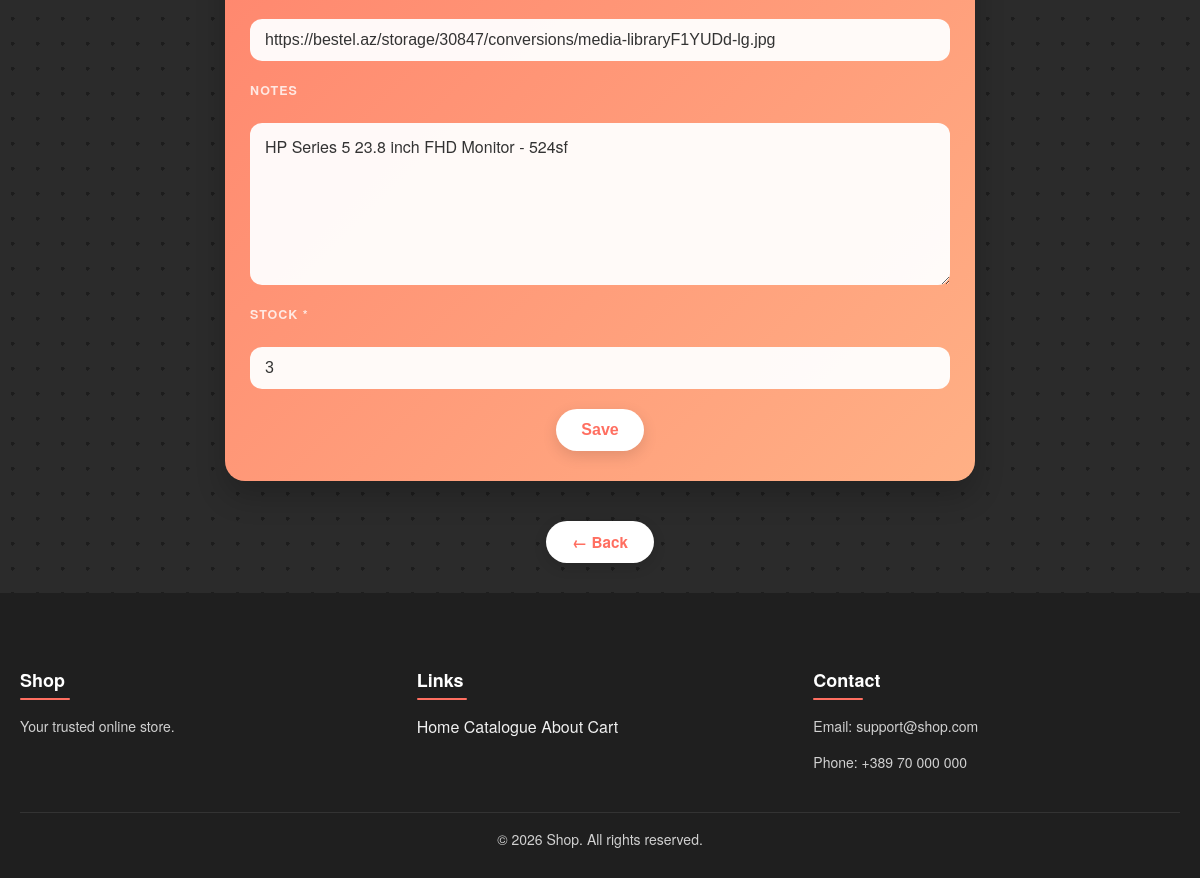
The app's page /products/18/edit (signed in, lower part), older data.
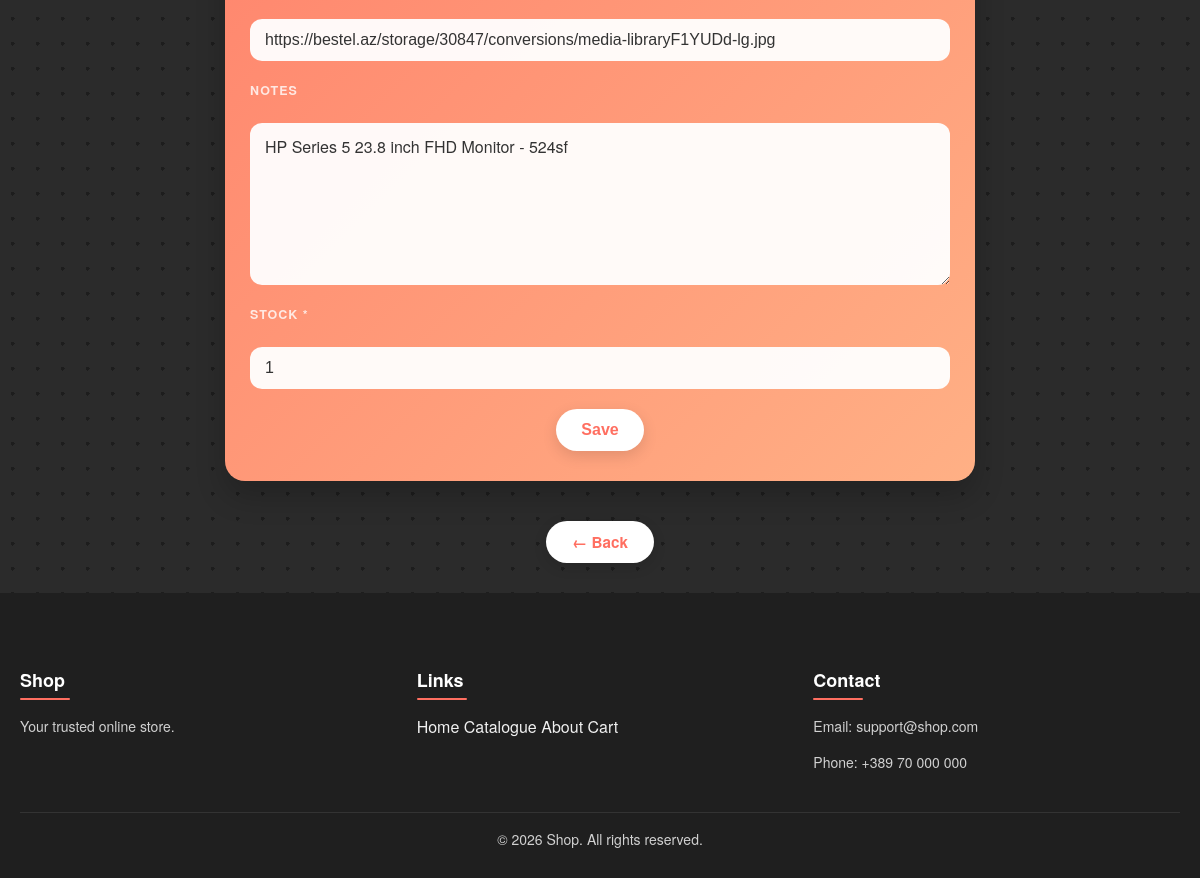
The same page, newer data.
### models.py (models this page shows)
class Product(Base):
    __tablename__ = "products"
    id = Column(Integer, primary_key=True)
    name = Column(String(120), nullable=False)
    category = Column(String(40), nullable=False)
    image_url = Column(String(500), nullable=False)
    price = Column(Integer, nullable=False)
    notes = Column(Text, nullable=True)
    ai_description = Column(Text, nullable=True)
    created_at = Column(DateTime, default=datetime.utcnow, nullable=False)
    stock = Column(Integer, default=0, nullable=False)

### app.py (the view, shortened to what this page needs)
@app.route('/products/<int:product_id>/edit', methods=['GET', 'POST'])
@admin_required
def product_edit(product_id: int):
    product = db_session.get(Product, product_id)
    if not product:
        return "No Product Found", 404
    return render_template('product_form.html', product=product, categories=categories)

### templates/product_form.html (shortened to what this page needs)
{% extends "layout.html" %}
{% block extra_css %}
<link rel="stylesheet" href="{{ url_for('static', filename='css/product_form.css') }}">
{% endblock %}
{% block content %}
<form class="form" method="post">
    <input type="url" id="image_url" name="image_url" placeholder="https://example.com/image.jpg" value="{{ product.image_url if product else '' }}" required>
    <label>Notes</label>
    <textarea name="notes" rows="6">{{ product.notes if product and product.notes else '' }}</textarea>
    <label>Stock *</label>
    <input type="number" name="stock" min="0" max="999" value="{{ product.stock if product and product.stock else '' }}">
    <button class="btn save" type="submit">Save</button>
</form>
<div style="text-align:center; margin: 30px 0;">
    <a href="{{ url_for('dashboard') }}" class="btn-back">← Back</a>
</div>
{% endblock %}

Row changes from the older to the newer data that the page shows:
changed Product "https://bestel.az/storage/30847/conversions/media-libraryF1YUDd-lg.jpg": stock "3" → "1"
